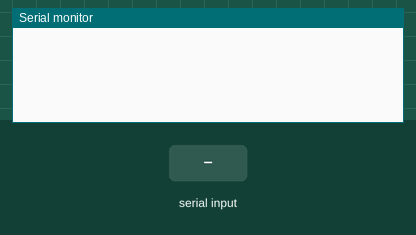
The sketch below on a simulated ESP32. On the bench: the last lines printed to the serial monitor. The test bench sets the inputs (shaded band).

Above: at 1.8 s.
1.9 s: "1\n" received over the second serial link
At 3.0 s:
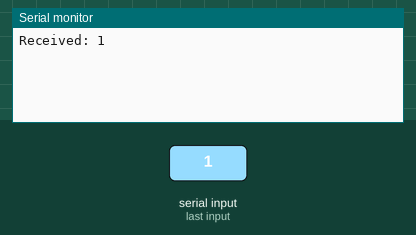
6.4 s: "0\n" received over the second serial link
At 13.1 s:
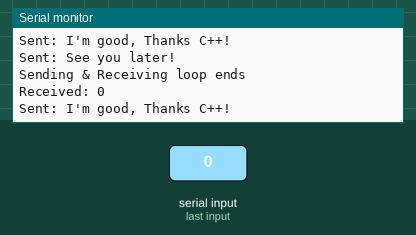

The sketch:

ESP_SerialPortComm.ino
```cpp
/*****************************************************************************************************************************
**********************************    Author  : Ehab Magdy Abdullah                      *************************************
**********************************    Linkedin: https://www.linkedin.com/in/ehabmagdyy/  *************************************
**********************************    Youtube : https://www.youtube.com/@EhabMagdyy      *************************************
******************************************************************************************************************************/

// Define the Serial2 pins
#define RX2 16 // GPIO16
#define TX2 17 // GPIO17

// to send & receive 3 times when stops
unsigned char counter = 0;

void setup()
{
    Serial.begin(115200);                             // Initialize the Serial monitor

    Serial2.begin(115200, SERIAL_8N1, RX2, TX2);      // Initialize Serial2 with a baud rate of 115200
}

void loop()
{
    while(counter < 3)
    {
        delay(1000);

        // Receving - Check if there is data available on Serial2
        while(!Serial2.available()){}
        if(Serial2.available())
        {
            // Read data on Serial Port
            String receivedData = Serial2.readStringUntil('\n');

            // Print the received data on Serial Monitor
            Serial.print("Received: ");
            Serial.println(receivedData);
        }

        delay(3000);

        // Send data to Serial2
        String dataToSend1 = "I'm good, Thanks C++!";
        Serial2.print(dataToSend1);
        // Print the sent data on the serial monitor
        Serial.print("Sent: ");
        Serial.println(dataToSend1);

        delay(3000);

        // Send data to Serial2
        String dataToSend2 = "See you later!";
        Serial2.print(dataToSend2);
        // Print the sent data on the serial monitor
        Serial.print("Sent: ");
        Serial.println(dataToSend2);

        // Checks if loop happend 3 times
        counter++;
        if(counter == 3){ Serial.println("Communication Ends"); }
        else{ Serial.println("Sending & Receiving loop ends\n"); }
    }
}
```

Measured:
- after the input at 1.9 s, the serial monitor: prints a new line at once (image 1)
- after the input at 6.4 s, the serial monitor: prints a new line after 2.5 s (image 2)
